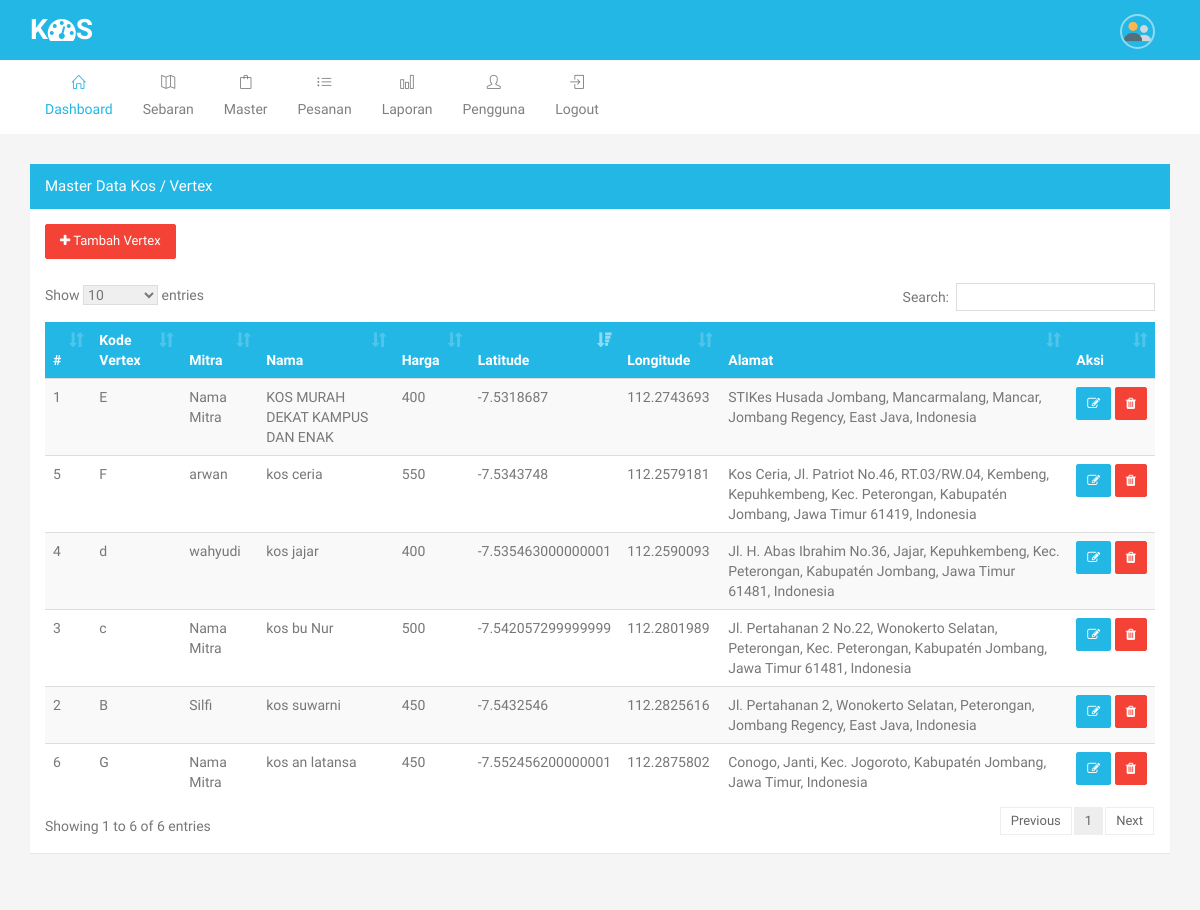
/master_kos (signed in), run on the app's committed database.
### tables this page shows
CREATE TABLE `m_kos` (
  `id` int(11) NOT NULL,
  `kode` varchar(24) NOT NULL,
  `nama` text NOT NULL,
  `id_mitra` int(11) NOT NULL,
  `harga` int(11) NOT NULL,
  `deskripsi` text NOT NULL,
  `alamat` text NOT NULL,
  `lat` text NOT NULL,
  `lng` text NOT NULL,
  `gambar` text NOT NULL,
  `gambar2` text NOT NULL,
  `gambar3` text NOT NULL
);

CREATE TABLE `m_mitra` (
  `id` int(11) NOT NULL,
  `nama` varchar(225) NOT NULL,
  `hp` text NOT NULL,
  `email` text NOT NULL,
  `alamat` text NOT NULL,
  `username` text NOT NULL,
  `password` text NOT NULL,
  `status` text NOT NULL
);

### config/koneksi.php (called while the page is built, shortened)
<?php
$base_url = "http://localhost/pencarian_kos/";
?>

### pages/master_kos.php (the view, shortened to what this page needs)
<div class="row">
    <div class="col-md-12">
        <div class="panel panel-primary collapsed">
            <div class="panel-heading">
                Master data Kos / Vertex
            </div>
            <div class="panel-body">
                <a href="<?php echo $base_url; ?>add_kos" class="btn btn-danger"><i class="fa fa-plus"></i> Tambah Vertex</a>
                <br>
                <br>
                <table id="datatable" class="table table-striped dt-responsive nowrap">
                    <thead class="bg-primary">
                        <tr>
                            <th>#</th>
                            <th>Kode Vertex</th>
                            <th>Mitra</th>
                            <th>Nama</th>
                            <th>Harga</th>
                            <th>Latitude</th>
                            <th>Longitude</th>
                            <th>Alamat</th>
                            <th>Aksi</th>
                        </tr>
                    </thead>
                    <tbody>
                     <?php
                     $no=1;
                     if ($_SESSION['level']==1) {
                        $filter = "";
                     }elseif ($_SESSION['level']==3) {
                        $filter = "WHERE a.id_mitra='".$_SESSION['id_mitra']."'";
                     }
                     $q = mysqli_query($conn,"SELECT a.*, b.nama as mitra FROM m_kos as a
                        LEFT JOIN m_mitra as b ON a.id_mitra = b.id
                        ".$filter."
                        ");
                     while ($d = mysqli_fetch_array($q)) :
                         ?>
                         <tr>
                             <td width="1%"><?php echo $no++; ?></td>
                             <td><?php echo $d['kode']; ?></td>
                             <td><?php echo $d['mitra']; ?></td>
                             <td><?php echo $d['nama']; ?></td>
                             <td><?php echo $d['harga']; ?></td>
                             <td><?php echo $d['lat']; ?></td>
                             <td><?php echo $d['lng']; ?></td>
                             <td><?php echo $d['alamat']; ?></td>
                             <td nowrap="">
                                 <form action="" method="POST">
                                     <a href="<?php echo $base_url; ?>add_kos/<?php echo $d['id']; ?>" class="btn btn-primary btn-sm"><i class="fa fa-edit"></i></a>
                                     <button type="submit" name="hapus" onclick="return confirm('Apakah anda ingin menghapus data ini ?');" class="btn btn-danger btn-sm"><i class="fa fa-trash "></i></button>
                                 </form>
                             </td>
                         </tr>
                     <?php endwhile; ?>
                 </tbody>
             </table>
         </div>
     </div>
 </div>
</div>

### css/style.css (style rules this page uses)
body { font-family: "Arimo", Helvetica, Arial, sans-serif; color: #777; font-size: 14px; font-weight: 400; line-height: 24px; overflow-x: hidden; background-color: #f5f5f5; }
a { text-decoration: none; -moz-transition: all 0.3s; -o-transition: all 0.3s; -webkit-transition: all 0.3s; transition: all 0.3s; color: #56afd7; }
.bg-primary { background-color: #23b7e5 !important; border-color: #23b7e5 !important; color: #fff; }
.panel { margin-bottom: 30px; border: 0px; }
.panel, .panel-heading { -webkit-border-radius: 0px; -moz-border-radius: 0px; -ms-border-radius: 0px; border-radius: 0px; }
.panel-heading { -webkit-border-radius: 0px; -moz-border-radius: 0px; -ms-border-radius: 0px; border-radius: 0px; padding: 10px 15px; font-weight: 400; text-transform: capitalize; font-size: 15px; }
.panel-body { position: relative; }
.panel-primary { border-color: #23b7e5; }
.panel-primary > .panel-heading { color: #fff; background-color: #23b7e5; border-color: #23b7e5; }
.btn { border-radius: 2px; -webkit-border-radius: 2px; text-transform: capitalize; font-size: 13px; padding: 7px 14px; font-weight: 400; }
.btn.btn-sm { padding: 6px 10px; }
.btn-primary { background-color: #23b7e5; border-color: #23b7e5; color: #fff; }
.btn-danger { background-color: #F44336; border-color: #F44336; color: #fff; }
.table > thead > tr > th { border-bottom: 1px solid #DDDDDD; vertical-align: bottom; }
body.layout-horizontal { background-color: #f5f5f5; }

### data on the page
m_kos: kode "E", id_mitra.nama "Nama Mitra", nama "KOS MURAH DEKAT KAMPUS DAN ENAK", harga "400", lat "-7.5318687", lng "112.2743693", alamat "STIKes Husada Jombang, Mancarmalang, Mancar, Jombang Regency, East Java, Indonesia"
m_kos: kode "B", id_mitra.nama "Silfi", nama "kos suwarni", harga "450", lat "-7.5432546", lng "112.2825616", alamat "Jl. Pertahanan 2, Wonokerto Selatan, Peterongan, Jombang Regency, East Java, Indonesia"
m_kos: kode "c", id_mitra.nama "Nama Mitra", nama "kos bu Nur", harga "500", lat "-7.542057299999999", lng "112.2801989", alamat "Jl. Pertahanan 2 No.22, Wonokerto Selatan, Peterongan, Kec. Peterongan, Kabupatén Jombang, Jawa Timur 61481, Indonesia"
m_kos: kode "d", id_mitra.nama "wahyudi", nama "kos jajar", harga "400", lat "-7.535463000000001", lng "112.2590093", alamat "Jl. H. Abas Ibrahim No.36, Jajar, Kepuhkembeng, Kec. Peterongan, Kabupatén Jombang, Jawa Timur 61481, Indonesia"
m_kos: kode "F", id_mitra.nama "arwan", nama "kos ceria", harga "550", lat "-7.5343748", lng "112.2579181", alamat "Kos Ceria, Jl. Patriot No.46, RT.03/RW.04, Kembeng, Kepuhkembeng, Kec. Peterongan, Kabupatén Jombang, Jawa Timur 61419, Indonesia"
m_kos: kode "G", id_mitra.nama "Nama Mitra", nama "kos an latansa", harga "450", lat "-7.552456200000001", lng "112.2875802", alamat "Conogo, Janti, Kec. Jogoroto, Kabupatén Jombang, Jawa Timur, Indonesia"
